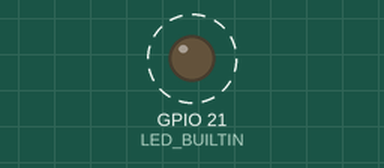
This sketch was run on a simulated Seeed XIAO ESP32-S3. On the bench: output pins drawn as LEDs (lit = HIGH). Dashed ring = blinking. What the sketch prints to the serial monitor is not drawn.

Above: at 0.1 s.
Timing chart, 0 to 3.0 s (numbered marks = the images above):
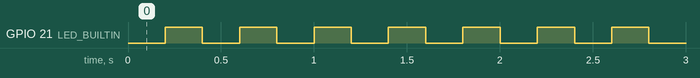

Measured:
- by itself, GPIO 21 (LED_BUILTIN): alternates HIGH for 0.20 s and LOW for 0.20 s

The sketch:

hello_blink.ino
```cpp
// XIAO ESP32S3: 1초마다 시리얼로 "hello" 출력 + 내장 LED 토글
// 내장 LED(LED_BUILTIN = GPIO21)는 active-low: LOW = 켜짐

void setup() {
  Serial.begin(115200);
  pinMode(LED_BUILTIN, OUTPUT);
  digitalWrite(LED_BUILTIN, HIGH);  // 꺼진 상태로 시작
}

void loop() {
  static bool ledOn = false;

  ledOn = !ledOn;
  digitalWrite(LED_BUILTIN, ledOn ? LOW : HIGH);
  Serial.println("hello");
  delay(200);
}
```
